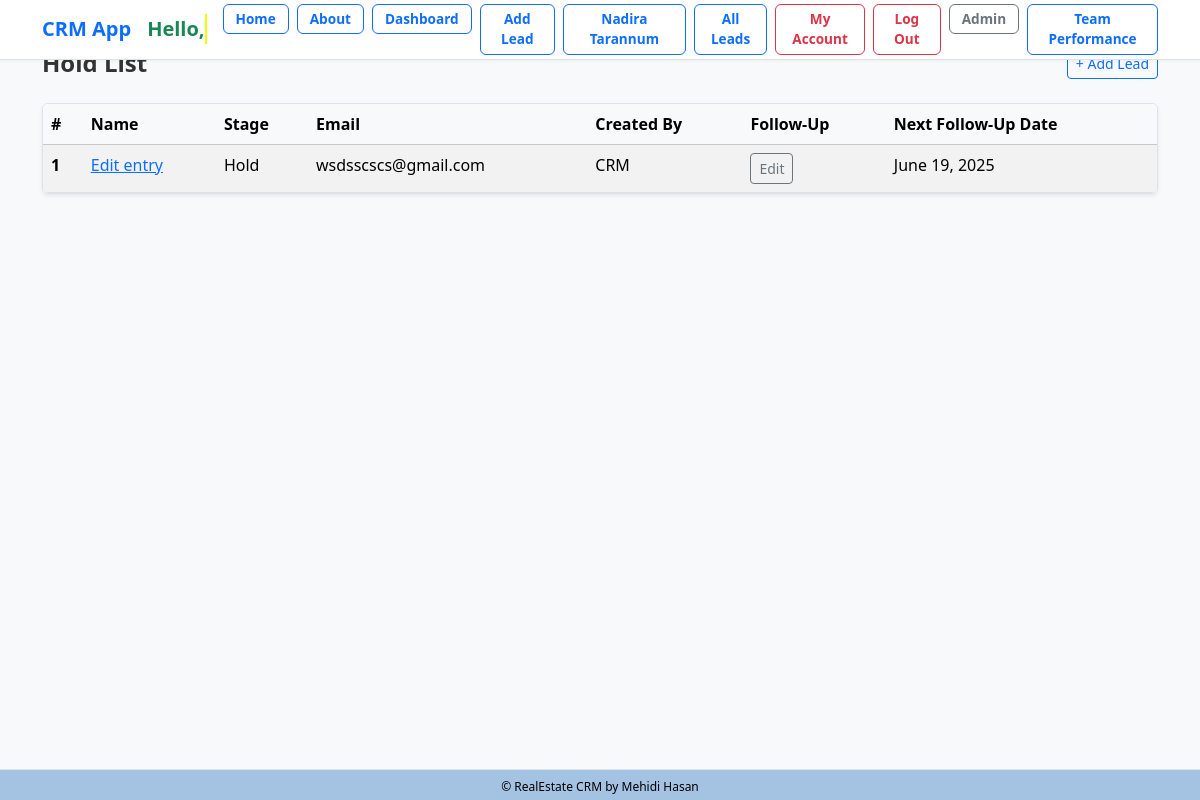
The app's page /leads/hold/ (signed in) with its own data.
### lead/models.py (models this page shows, shortened)
class Lead(models.Model):
    LEAD_STAGE_CHOICES = (
        ('lead', 'Lead'),
        ('prospect', 'Prospect'),
        ('high_prospect', 'High Prospect'),
        ('sold_onboard', 'Sold/On-board'),
        ('hold', 'Hold'),
        ('lost', 'Lost'),
        ('junk', 'Junk'),
    )
    PROFESSION_CHOICES = (
        ('doctor', 'Doctor'),
        ('artist', 'Artist'),
        ('engineer', 'Engineer'),
        ('teacher', 'Teacher'),
        ('student', 'Student'),
        ('other', 'Other'),
    )
    PROJECT_CHOICES = (
        ('grand', 'Grand'),
        ('majestic', 'Majestic'),
        ('skyvilla', 'Skyvilla'),
        ('maxus', 'Maxus'),
        ('other', 'Other'),
    )
    PROPERTY_STATUS_CHOICES = (
        ('ready', 'Ready'),
        ('initial', 'Initial'),
        ('going', 'Going'),
    )
    PREFERRED_LOCATION_CHOICES = (
        ('banani', 'Banani'),
        ('gulshan', 'Gulshan'),
        ('badda', 'Badda'),
        ('dhanmondi', 'Dhanmondi'),
        ('other', 'Other'),
    )
    COMPANY_CHOICES = (
        ('rupayanhousing', 'Rupayan Housing'),
        ('rupayancityuttara', 'Rupayan City Uttara'),
        ('other', 'Other'),
    )
    INTERESTED_PROJECT_BUILDING_CHOICES = (
        ('grand-building-12', 'Grand Building 12'),
        ('majestic-building-5', 'Majestic Building 5'),
        ('skyvilla-building-3', 'Skyvilla Building 3'),
        ('maxus-building-8', 'Maxus Building 8'),
        ('other', 'Other'),
    )
    UNIT_SIZE_CHOICES = (
        ('2000-2500', '2000-2500 sqft'),
        ('200-300', '200-300 sqft'),
        ('300-400', '300-400 sqft'),
        ('2500-3000', '2500-3000 sqft'),
        ('3000-3500', '3000-3500 sqft'),
        ('3500-4000', '3500-4000 sqft'),
        ('4000+', '4000+ sqft'),
        ('other', 'Other'),
    )
    PREFERENCE_FLOOR = (
        ('1st', '1st Floor'),
        ('2nd', '2nd Floor'),
        ('3rd', '3rd Floor'),
        ('4th', '4th Floor'),
        ('5th', '5th Floor'),
        ('6th', '6th Floor'),
        ('7th', '7th Floor'),
        ('8th', '8th Floor'),
        ('9th', '9th Floor'),
        ('10th', '10th Floor'),
        ('11th', '11th Floor'),
        ('12th', '12th Floor'),
        ('13th', '13th Floor'),
        ('14th', '14th Floor'),
        ('15th', '15th Floor'),
    )
    FACING_CHOICES = (
        ('east', 'East'),
        ('west', 'West'),
        ('north', 'North'),
        ('south', 'South'),
        ('north-east', 'North-East'),
        ('north-west', 'North-West'),
        ('south-east', 'South-East'),
        ('south-west', 'South-West'),
        ('other', 'Other'),
    )
    VIEW_CHOICES = (
        ('road', 'Road'),
        ('park', 'Park'),
        ('lake', 'Lake'),
        ('city', 'City'),
        ('other', 'Other'),
    )
    BUDGET_CHOICES = (
        ('less-than-50-lakh', 'Less than 50 Lakh'),
        ('less-than-1-crore', 'Less than 1 Crore'),
        ('1-crore-to-2-crore', '1 Crore to 2 Crore'),
        ('2-crore-to-3-crore', '2 Crore to 3 Crore'),
        ('3-crore-to-4-crore', '3 Crore to 4 Crore'),
        ('4-crore-to-5-crore', '4 Crore to 5 Crore'),
        ('more-than-5-crore', 'More than 5 Crore'),
        ('other', 'Other'),
    )
    LEAD_SOURCE_CHOICES = (
        ('sgl', 'SGL'),
        ('walkin', 'Walk-in'),
        ('other', 'Other'),
    )
    SUB_SOURCE_CHOICES = (
        ('ownsource', 'Own Source'),
        ('referral', 'Referral'),
        ('doorto-door', 'Door to Door'),
        ('social-media', 'Social Media'),
        ('online-advertisement', 'Online Advertisement'),
        ('other', 'Other'),
    )
    TEAM_LEADER_CHOICES = (
        ('iktadul', 'Iktadul'),
        ('salman', 'Salman'),
        ('other', 'Other'),
    )
    FOLLOWUP_STATUS_CHOICES = (
        ('call', 'Call'),
        ('email', 'Email'),
        ('int Meeting', 'Int Meeting'),
        ('Ext Meeting', 'Ext Meeting'),
        ('project visit', 'Project Visit'),
        ('sold', 'Sold'),
        ('onboard', 'On-board'),
        ('junk', 'Junk'),
    )
    name = models.CharField("Name", max_length=50)
    team = models.ForeignKey(Team, on_delete=models.CASCADE, null=True, blank=True)
    phone = models.CharField(
    "Phone",
        max_length=11,
        unique=True,
        validators=[
            RegexValidator(
                regex=r'^\d{11}$',
                message='Phone number must contain only numbers.',
                code='invalid_phone'
            )
        ]
    )
    present_address = models.CharField("Present Address", max_length=20, choices=PREFERRED_LOCATION_CHOICES, blank=True, null=True)
    primaryemail = models.EmailField("Primary Email", max_length=254, blank=True, null=True)
    secondaryemail = models.EmailField("Secondary Email", blank=True, null=True)
    profession = models.CharField("Profession", max_length=20, choices=PROFESSION_CHOICES, blank=True, null=True)
    resident = models.CharField("Resident", max_length=100, blank=True, null=True)
    notes = models.TextField("Notes", blank=True, null=True)
    projecttype = models.CharField("Project Type", max_length=20, choices=PROJECT_CHOICES, blank=True, null=True)
    projectstatus = models.CharField("Project Status", max_length=20, choices=PROPERTY_STATUS_CHOICES, default='ready', blank=True, null=True)
    preferred_location = models.CharField("Preferred Location", max_length=20, choices=PREFERRED_LOCATION_CHOICES, blank=True, null=True)
    company = models.CharField("Company", max_length=20, choices=COMPANY_CHOICES, default="rupayancityuttara", null=True)
    interested_project_building = models.CharField("Interested Project Building", max_length=30, choices=INTERESTED_PROJECT_BUILDING_CHOICES, blank=True, null=True)
    unit_size = models.CharField("Unit Size", max_length=20, choices=UNIT_SIZE_CHOICES, blank=True, null=True)
    preference_floor = models.CharField("Preference Floor", max_length=20, choices=PREFERENCE_FLOOR, blank=True, null=True)
    facing = models.CharField("Facing", max_length=20, choices=FACING_CHOICES, blank=True, null=True)
    view = models.CharField("View", max_length=20, choices=VIEW_CHOICES, blank=True, null=True)
    budget = models.CharField("Budget", max_length=20, choices=BUDGET_CHOICES, blank=True, null=True)
    leadsource = models.CharField("Lead Source", max_length=20, choices=LEAD_SOURCE_CHOICES, default='sgl', blank=True, null=True)
    subsource = models.CharField("Sub Source", max_length=20, choices=SUB_SOURCE_CHOICES, default='ownsource',blank=True, null=True)
    teamleader = models.CharField("Team Leader", max_length=20, choices=TEAM_LEADER_CHOICES, default='iktadul',blank=True, null=True)
    description = models.TextField("Description", blank=True, null=True)
    converted_to_client = models.BooleanField("Converted to Client", default=False)
    created_at = models.DateTimeField("Created At", auto_now_add=True)
    modified_at = models.DateTimeField("Modified At", auto_now=True)
    followup_by = models.CharField("Follow Up By", max_length=50, choices=FOLLOWUP_STATUS_CHOICES, blank=True, null=True)
    lead_status = models.CharField("Lead Status", max_length=20, choices=LEAD_STAGE_CHOICES, default="lead", null=True)
    next_followup_by = models.CharField(max_length=20, choices=FOLLOWUP_STATUS_CHOICES, blank=True, null=True)
    next_followup_date = models.DateField("Next Follow Up Date", blank=True, null=True)
    modified_at = models.DateTimeField(auto_now=True)
    created_by = models.ForeignKey(User, related_name='leads', on_delete=models.CASCADE)
    transfer_to = models.ForeignKey(User, related_name='transferred_leads', on_delete=models.SET_NULL, null=True, blank=True)
    unique_id = models.CharField(max_length=255, unique=True, blank=True, null=True)

### dashboard/views.py (the view)
# urls.py: path('leads/hold/', views.hold_leads, name='hold_leads'),
@login_required
def hold_leads(request):
    if request.user.is_superuser:
        leads = Lead.objects.filter( lead_status='hold')
    else:
        leads = Lead.objects.filter(created_by=request.user, lead_status='hold')
    total_hold_leads = leads.count()
    return render(request, 'dashboard/hold_leads.html', {
        'leads': leads,
        'total_hold_leads': total_hold_leads,})

### dashboard/templates/dashboard/hold_leads.html (shortened to what this page needs)
{% extends 'crm/base.html' %}
{% block content %}
<div class="d-flex justify-content-between align-items-center mb-4">
    <h1 class="h4 fw-semibold mb-0">Hold List</h1>
    <a class="btn btn-outline-primary btn-sm" href="{% url 'lead:addlead' %}">+ Add Lead</a>
</div>
{% if leads %}
    <div class="table-responsive shadow-sm rounded border">
        <table class="table table-hover table-striped mb-0">
            <thead class="table-light">
                <tr>
                    <th scope="col">#</th>
                    <th scope="col">Name</th>
                    <th scope="col">Stage</th>
                    <th scope="col">Email</th>
                    <th scope="col">Created By</th>
                    <th scope="col">Follow-Up</th>
                    <th scope="col" > Next Follow-Up Date</th>
                </tr>
            </thead>
            <tbody>
                {% for lead in leads %}
                    <tr>
                        <th scope="row">{{ forloop.counter }}</th>
                        <td><a href="{% url 'lead:lead_change_history' lead.id %}">{{ lead.name }}</a></td>
                        <td>{{ lead.get_lead_status_display }}</td>
                        <td>{{ lead.primaryemail }}</td>
                        <td>{{ lead.created_by }}</td>
                        <td> <a href="{% url 'edit_leads' lead.id %}?redirect_to=hold_leads" class="btn btn-sm btn-outline-secondary">Edit</a></td>
                        <td>{{ lead.next_followup_date }}</td>
                    </tr>
                {% endfor %}
            </tbody>
        </table>
    </div>
{% else %}
    <div class="alert alert-light border text-center" role="alert">
        No leads found.
    </div>
{% endif %}
{% endblock %}

### static/css/styles.css (style rules this page uses)
body { font-family: "Segoe UI", Roboto, sans-serif; background-color: #f8f9fa; }
.container h1, .container h3 { color: #333; }
.table thead th { position: sticky; top: 0; background-color: #f8f9fa; z-index: 10; }

### crm/templates/crm/base.html (style rules this page uses)
body { padding-bottom: 40px; }

### records on screen
Lead: name "Edit entry", lead_status "Hold", primaryemail "wsdsscscs@gmail.com", created_by "CRM", next_followup_date "June 19, 2025"
